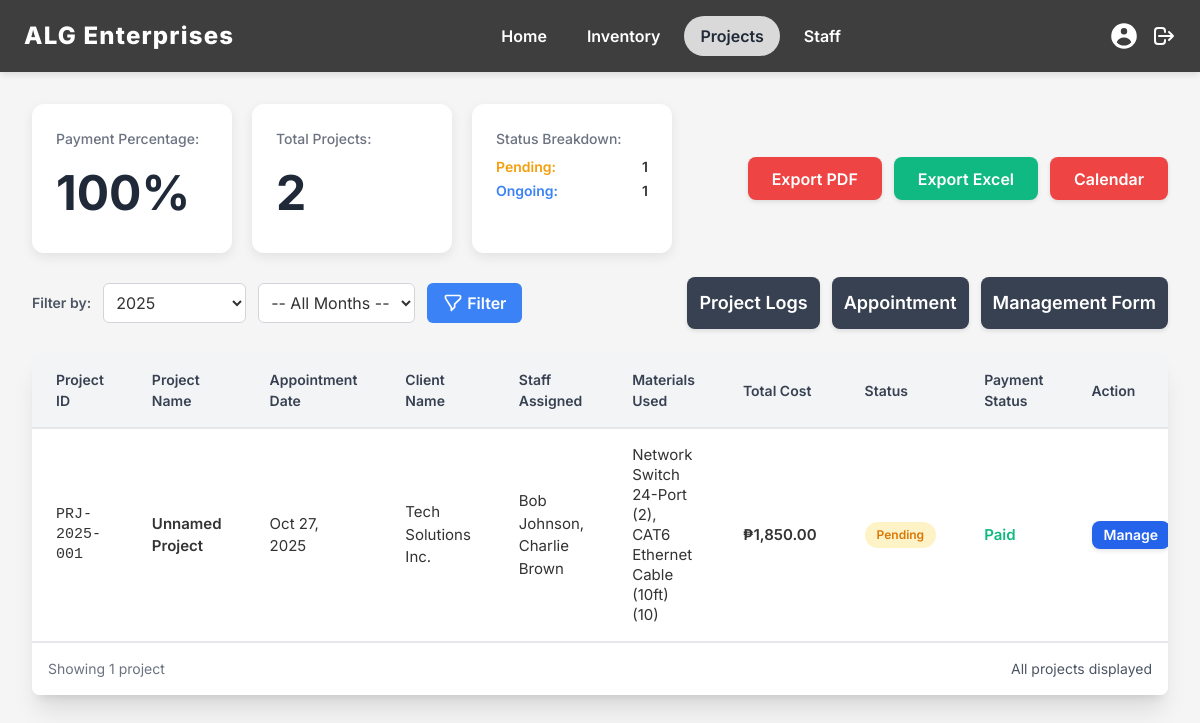
The app's page /Website/Admin/projects.php, older data.
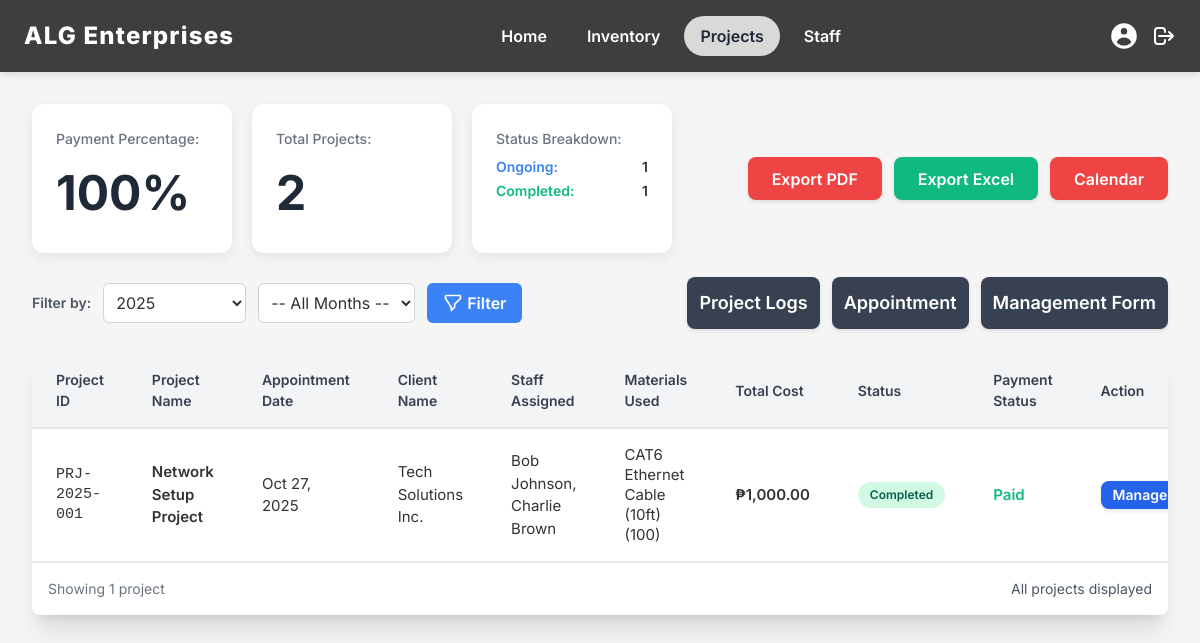
The same page, newer data.
### tables this page shows
CREATE TABLE `projects` (
  `Project_id` int(11) NOT NULL,
  `Orders_id` int(11) NOT NULL,
  `Project_Name` varchar(45) DEFAULT NULL,
  `StartDate` date DEFAULT NULL,
  `EndDate` date DEFAULT NULL,
  `Status` enum('Pending','Ongoing','Completed') DEFAULT 'Pending',
  `Notes` text DEFAULT NULL,
  `Total_Cost` decimal(10,2) NOT NULL
);

CREATE TABLE `customers` (
  `Customer_id` int(11) NOT NULL,
  `Name` varchar(50) NOT NULL,
  `Email` varchar(50) DEFAULT NULL,
  `PhoneNumber` varchar(20) DEFAULT NULL,
  `Address` varchar(50) DEFAULT NULL
);

### Website/Admin/projects.php (the view, shortened to what the changed rows need)
<?php
include "../../db.php";
$current_year = date('Y');
$current_month = date('n');
$selected_year = isset($_GET['filter_year']) && is_numeric($_GET['filter_year']) ? (int)$_GET['filter_year'] : $current_year;
$selected_month = isset($_GET['filter_month']) && is_numeric($_GET['filter_month']) ? (int)$_GET['filter_month'] : $current_month;
$where_clauses = ["1=1"];
$params = [];
$types = '';
if ($selected_year && $selected_year > 0) {
    $where_clauses[] = "(YEAR(COALESCE(SS.ScheduleDate, O.order_date, P.StartDate)) = ?
                        OR YEAR(O.order_date) = ?
                        OR YEAR(P.StartDate) = ?)";
    $params[] = $selected_year;
    $params[] = $selected_year;
    $params[] = $selected_year;
    $types .= 'iii';
}
if ($selected_month && $selected_month > 0) {
    $where_clauses[] = "(MONTH(COALESCE(SS.ScheduleDate, O.order_date, P.StartDate)) = ?
                        OR MONTH(O.order_date) = ?
                        OR MONTH(P.StartDate) = ?)";
    $params[] = $selected_month;
    $params[] = $selected_month;
    $params[] = $selected_month;
    $types .= 'iii';
}
$where_sql = "WHERE " . implode(' AND ', $where_clauses);
$sql = "
SELECT
    P.Project_id,
    P.Project_Name,
    COALESCE(SS.ScheduleDate, O.order_date, P.StartDate) AS AppointmentDate,
    C.Name AS ClientName,
    P.Status,
    P.Total_Cost,
    O.Payment_id,
    O.Orders_id,
    GROUP_CONCAT(DISTINCT S.Name SEPARATOR ', ') AS StaffAssigned
FROM
    Projects P
LEFT JOIN
    Orders O ON P.Orders_id = O.Orders_id
LEFT JOIN
    Customers C ON O.customer_id = C.customer_id
LEFT JOIN
    appointment_sched SS ON P.Project_id = SS.project_id
LEFT JOIN
    ProjectStaff PS ON P.Project_id = PS.Project_id
LEFT JOIN
    Staff S ON PS.Staff_id = S.Staff_id
$where_sql
GROUP BY
    P.Project_id, P.Project_Name, AppointmentDate, C.Name, P.Status, P.Total_Cost, O.Payment_id, O.Orders_id
ORDER BY
    COALESCE(SS.ScheduleDate, O.order_date, P.StartDate) DESC,
    P.Project_id DESC
";
$stmt = $conn->prepare($sql);
if ($stmt) {
    if (!empty($params)) {
        $stmt->bind_param($types, ...$params);
    }
    $stmt->execute();
    $result = $stmt->get_result();
} else {
    $result = $conn->query($sql);
}
$status_counts = [];
$status_counts_sql = "
    SELECT Status, COUNT(*) as count
    FROM Projects
    GROUP BY Status
";
$status_counts_result = $conn->query($status_counts_sql);
if ($status_counts_result && $status_counts_result->num_rows > 0) {
    while ($row = $status_counts_result->fetch_assoc()) {
        $status_counts[$row['Status']] = $row['count'];
    }
}
function getMaterialsUsed($conn, $project_id) {
    $sql = "
        SELECT
            PR.Name,
            OI.quantity
        FROM
            Projects P
        JOIN
            Orders O ON P.Orders_id = O.Orders_id
        JOIN
            orderitems OI ON O.Orders_id = OI.Orders_id
        JOIN
            Product PR ON OI.product_id = PR.Product_id
        WHERE
            P.Project_id = ?
            AND OI.product_id IS NOT NULL
    ";
    $stmt = $conn->prepare($sql);
    $stmt->bind_param("i", $project_id);
    $stmt->execute();
    $res = $stmt->get_result();
    $list = [];
    while ($row = $res->fetch_assoc()) {
        $list[] = htmlspecialchars($row['Name']) . ' (' . $row['quantity'] . ')';
    }
    return empty($list) ? 'No materials' : implode(', ', $list);
}
function formatProjectId($project_id, $schedule_date) {
    $project_year = date('Y', strtotime($schedule_date ?? date('Y-m-d')));
    return "PRJ-" . $project_year . "-" . str_pad($project_id, 3, '0', STR_PAD_LEFT);
}
?>
<!DOCTYPE html>
<html>
<head>
<script src="https://cdn.tailwindcss.com"></script>
</head>
<body>
<div class="content-area">
    <div class="flex flex-col lg:flex-row justify-between items-center mb-6 space-y-4 lg:space-y-0">
        <div class="flex metric-cards-row gap-5">
            <div class="metric-card">
                <div class="text-sm">
                    <?php if (!empty($status_counts)): ?>
                        <?php foreach ($status_counts as $status => $count): ?>
                            <div class="flex justify-between mb-1">
                                <span class="status-<?php echo strtolower($status); ?>"><?php echo htmlspecialchars($status); ?>:</span>
                                <span class="font-semibold"><?php echo $count; ?></span>
                            </div>
                        <?php endforeach; ?>
                    <?php else: ?>
                        <div class="text-gray-500">No status data available</div>
                    <?php endif; ?>
                </div>
            </div>
        </div>
    </div>
    <div class="table-container shadow-xl rounded-lg overflow-hidden">
        <div class="overflow-x-auto">
        <?php if ($result && $result->num_rows > 0): ?>
            <table class="projects-table">
                <thead>
                    <tr>
                        <th>Project ID</th>
                        <th>Project Name</th>
                        <th>Appointment Date</th>
                        <th>Client Name</th>
                        <th>Staff Assigned</th>
                        <th>Materials Used</th>
                        <th>Total Cost</th>
                        <th>Status</th>
                        <th>Payment Status</th>
                        <th>Action</th>
                    </tr>
                </thead>
                <tbody>
                <?php while($row = $result->fetch_assoc()):
                    $project_code = formatProjectId($row['Project_id'], $row['AppointmentDate']);
                    $appt_date = $row['AppointmentDate'] ? date('M j, Y', strtotime($row['AppointmentDate'])) : 'Not Scheduled';
                    $materials = getMaterialsUsed($conn, $row['Project_id']);
                    $total_cost = "₱" . number_format($row['Total_Cost'], 2);
                    $status = $row['Status'];
                    $status_badge_class = "status-badge-" . strtolower($status);
                    $paid = ($row['Payment_id'] != NULL);
                ?>
                    <tr>
                        <td class="font-mono text-sm"><?= htmlspecialchars($project_code) ?></td>
                        <td class="font-semibold"><?= htmlspecialchars($row['Project_Name'] ?? 'Unnamed Project') ?></td>
                        <td><?= htmlspecialchars($appt_date) ?></td>
                        <td><?= htmlspecialchars($row['ClientName'] ?? 'N/A') ?></td>
                        <td><?= htmlspecialchars($row['StaffAssigned'] ?? 'Unassigned') ?></td>
                        <td class="text-sm"><?= $materials ?></td>
                        <td class="font-semibold"><?= htmlspecialchars($total_cost) ?></td>
                        <td>
                            <span class="status-badge <?= $status_badge_class ?>">
                                <?= htmlspecialchars($status) ?>
                            </span>
                        </td>
                        <td class="<?= $paid ? 'payment-paid' : 'payment-pending' ?>">
                            <?= $paid ? 'Paid' : 'Pending' ?>
                        </td>
                        <td>
                            <a href="management_form.php?id=<?= $row['Project_id'] ?>" class="action-button bg-blue-600 text-white hover:bg-blue-700 text-sm px-3 py-1">
                                Manage
                            </a>
                        </td>
                    </tr>
                <?php endwhile; ?>
                </tbody>
            </table>
        <?php endif; ?>
        </div>
    </div>
</div>
</body>
</html>

Row changes from the older to the newer data that the page shows:
changed projects "Tech Solutions Inc.": Project_Name "Unnamed Project" → "Network Setup Project"; materials "Network Switch 24-Port (2), CAT6 Ethernet Cable (10ft) (10)" → "CAT6 Ethernet Cable (10ft) (100)"; Total_Cost "₱1,850.00" → "₱1,000.00"; Status "Pending" → "Completed"
Text that changed along with them:
new list line: "Completed : 1"
list line gone: "Pending : 1"
